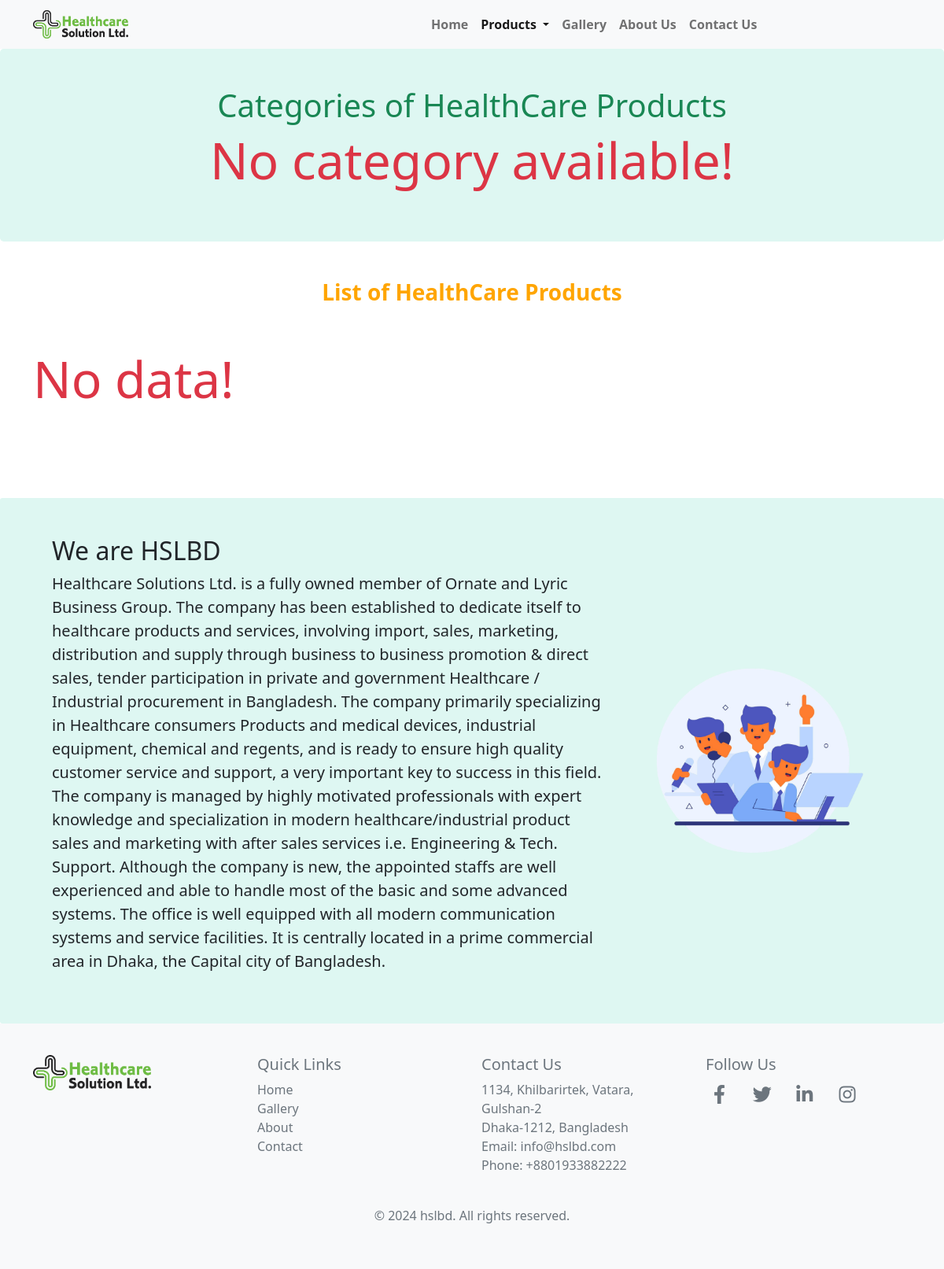
The page /products/all/healthcare on the database its author committed.
### products/models.py (models this page shows, shortened)
class Type(models.Model):
    typeName = models.CharField(max_length=30, unique=True)
    slug = models.SlugField(max_length=30, unique=True, blank=True)
    def __str__(self):
        return self.typeName

### aboutus/models.py (models this page shows, shortened)
class CompanyInfo(models.Model):
    mobile = models.CharField(max_length=30)
    email = models.EmailField(max_length=150)
    profile = models.FileField(upload_to='pdfs/')

### products/views.py (the view)
# urls.py: path('all/<slug:slug>', views.productsListView, name="all-products"),#display all products in normal view
def productsListView(request, slug):
    try:
        typeId = Type.objects.get(slug=slug)
        categories = Category.objects.filter(typeTitle=typeId.id)
        data = Products.objects.filter(categoryTitle__typeTitle=typeId.id).order_by('-id')
        return render(request, 'products/list.html', { 'products' : data, 'title' : f'List of {typeId}', 'categories' : categories, 'type' : typeId })
    except DatabaseError:
        return render(request, 'Error.html', { 'errorMsg' : 'Database error occured!' })

### aboutus/context_processor.py (called while the page is built)
def company_info(request):
        profileInfo = CompanyInfo.objects.first()
        return { 'profileInfo' : profileInfo }

### products/context_processor.py (called while the page is built)
def productsType(request):
    types = Type.objects.all()
    return { 'typeItems' : types }

### products/templates/products/list.html (shortened to what this page needs)
{% extends "layout.html" %}
{% load brand_tags %}
{% load custom_filters %}
{% block content %}
 <section class="product-brand my-0 p-5 rounded-3">
    <div class="container">
      <div class="row">
        <h2 class="display-6 fw-normal text-success brands text-center">Categories of {{ type }}</h2>
      </div>
      <div class="row">
        {% if categories %}
          <div class="row row-cols-1 row-cols-sm-2 row-cols-md-4 g-4 justify-content-center">
            {% for category in categories %}
              <div class="col brand-card">
                <div class="card text-center">
                  <a href="{% url 'products:category-products' categoryId=category.id %}">
                    <div class="card-body {% if request.path|contains:category.id %}brand-card-body{% endif %}">
                      <h5 class="card-title">{{ category.categoryName }}</h5>
                    </div>
                  </a>
                </div>
              </div>
            {% endfor %}
          </div>
        {% else %}
          <p class="display-3 text-danger text-center">No category available!</p>
        {% endif %}
      </div>
    </div>
  </section>
    <section class="products mb-5 py-5 rounded">
        <div class="container">
            <div class="row mb-5">
                <h3 class="text-center fw-bolder orange-span">{{ title }}</h3>
            </div>
            <div class="row row-cols-1 row-cols-sm-2 row-cols-md-3 g-4">
                {% if products %}
                    {% for product in products %}
                        {% include "components/_single_product.html" with product=product  %}
                    {% endfor %}
                {% else %}
                    <p class="display-3 text-danger">No data!</p>
                {% endif %}
            </div>
        </div>
    </section>
{% endblock content %}

### templates/layout.html (shortened to what this page needs)
<!DOCTYPE html>
{% load static %}
<html lang="en">
<head>
    <link rel="stylesheet" href="{% static 'css/bootstrap.min.css' %}">
    <link rel="stylesheet" href="https://cdnjs.cloudflare.com/ajax/libs/font-awesome/6.6.0/css/all.min.css" />
    <link rel="stylesheet" href="https://cdnjs.cloudflare.com/ajax/libs/font-awesome/5.15.4/css/all.min.css">
    <link rel="stylesheet" href="{% static 'css/style.css' %}">
</head>
<body>
    <header>
        <nav class="navbar navbar-expand-lg navbar-light fw-bolder navbar-bg">
            <div class="container">
              <a class="navbar-brand" href="{% url 'home' %}"><img class="img-fluid w-25" src="{{ MEDIA_URL }}logo-hsl.png" alt="hslbd logo"></a>
              <div class="collapse navbar-collapse" id="navbarSupportedContent">
                <ul class="navbar-nav me-auto mb-2 mb-lg-0">
                  <li class="nav-item">
                    <a class="nav-link {% if request.path == '/' %}active{% endif %}" aria-current="page" href="{% url 'home' %}">Home</a>
                  </li>
                  <li class="nav-item dropdown">
                    <a class="nav-link dropdown-toggle {% if 'products' in request.path %}active{% endif %}" href="#" id="navbarDropdown" role="button" data-bs-toggle="dropdown" aria-expanded="false">
                      Products
                    </a>
                  </li>
                  <li class="nav-item">
                    <a class="nav-link {% if request.path == '/gallery/' %}active{% endif %}" aria-current="page" href="{% url 'gallary:gallary' %}">Gallery</a>
                  </li>
                  <li class="nav-item">
                    <a class="nav-link {% if request.path == '/aboutus/' %}active{% endif %}" aria-current="page" href="{% url 'aboutus:aboutus' %}">About Us</a>
                  </li>
                  <li class="nav-item">
                    <a class="nav-link {% if request.path == "/contactus/" %}active{% endif %}" aria-current="page" href="{% url 'contactus:contactus' %}">Contact Us</a>
                  </li>
                </ul>
              </div>
            </div>
          </nav>
    </header>
    <main>
        <div class="mb-0">
            {% block content %}{% endblock content %}
            <section class="about about-bg rounded-1">
              <div class="container">
                <div class="px-md-4 py-5">
                  <div class="row align-items-center">
                    <div class="col-lg-8">
                      <h2>We are HSLBD</h2>
                      <p class="lead">
                        Healthcare Solutions Ltd. is a fully owned member of Ornate and Lyric Business Group. The company has been established to dedicate itself to healthcare products and services, involving import, sales, marketing, distribution and supply through business to business promotion &amp; direct sales, tender participation in private and government Healthcare / Industrial procurement in Bangladesh. The company primarily specializing in Healthcare consumers Products and medical devices, industrial equipment, chemical and regents, and is ready to ensure high quality customer service and support, a very important key to success in this field. The company is managed by highly motivated professionals with expert knowledge and specialization in modern healthcare/industrial product sales and marketing with after sales services i.e. Engineering &amp; Tech. Support. Although the company is new, the appointed staffs are well experienced and able to handle most of the basic and some advanced systems. The office is well equipped with all modern communication systems and service facilities. It is centrally located in a prime commercial area in Dhaka, the Capital city of Bangladesh.
                      </p>
                    </div>
                    <div class="col-lg-4">
                      <img class="img-fluid" src="{{ MEDIA_URL }}about.png"  alt="">
                    </div>
                  </div>
                </div>
              </div>
            </section>
      </div>
    </main>
    <footer class="footer">
        <div class="container">
            <div class="row">
                <div class="col-md-3 footer-logo">
                    <a href="{% url 'home' %}">
                        <img src="{{ MEDIA_URL }}logo-hsl.png">
                    </a>
                </div>
                <div class="col-md-3">
                    <h5>Quick Links</h5>
                    <ul class="list-unstyled">
                        <li><a class="footer-link" href="{% url 'home' %}">Home</a></li>
                        <li><a class="footer-link" href="{% url 'gallary:gallary' %}">Gallery</a></li>
                        <li><a class="footer-link" href="{% url 'aboutus:aboutus' %}">About</a></li>
                        <li><a class="footer-link" href="{% url 'contactus:contactus' %}">Contact</a></li>
                    </ul>
                </div>
                <div class="col-md-3">
                    <h5>Contact Us</h5>
                    <ul class="list-unstyled">
                        <li>1134, Khilbarirtek, Vatara, Gulshan-2</li>
                        <li>Dhaka-1212, Bangladesh</li>
                        <li>Email: {{ profileInfo.email }}</li>
                        <li>Phone: {{ profileInfo.mobile }}</li>
                    </ul>
                </div>
                <div class="col-md-3">
                    <h5>Follow Us</h5>
                    <div class="social-icons">
                        <a href="https://www.facebook.com/" target="_blank"><i class="footer-icon fab fa-facebook-f"></i></a>
                        <a href="https://x.com/" target="_blank"><i class="footer-icon fab fa-twitter"></i></a>
                        <a href="https://www.linkedin.com/" target="_blank"><i class="footer-icon fab fa-linkedin-in"></i></a>
                        <a href="https://www.instagram.com/" target="_blank"><i class="footer-icon fab fa-instagram"></i></a>
                    </div>
                </div>
            </div>
            <div class="text-center mt-4">
                <p>© 2024 hslbd. All rights reserved.
                </p>
            </div>
        </div>
    </footer>
</body>
</html>

### static/css/style.css (style rules this page uses)
a { text-decoration: none; }
.navbar-bg { background: #f8f9fa; }
.orange-span { color: #ffa500; }
.product-brand, .about-bg, .about-us, .contact-us-form { background-color: #def7f2; }
.footer { background-color: #f8f9fa; padding: 40px 0; color: #6c757d; }
.footer a { color: #6c757d; }
.footer .social-icons a { margin-right: 15px; font-size: 24px; width: 35px; border-radius: 50%; align-self: center; display: inline-block; text-align: center; align-items: center; padding-bottom: 5px; color: #6c757d; transition: all 0.3s ease; }
.footer .footer-logo img { max-width: 150px; }
.footer-link { transition: all 0.3s ease; }

### rows shown on the page
Type: typeName "HealthCare Products"
CompanyInfo: email "info@hslbd.com", mobile "+8801933882222"

### other values the page prints
{{ title }} "List of HealthCare Products"
